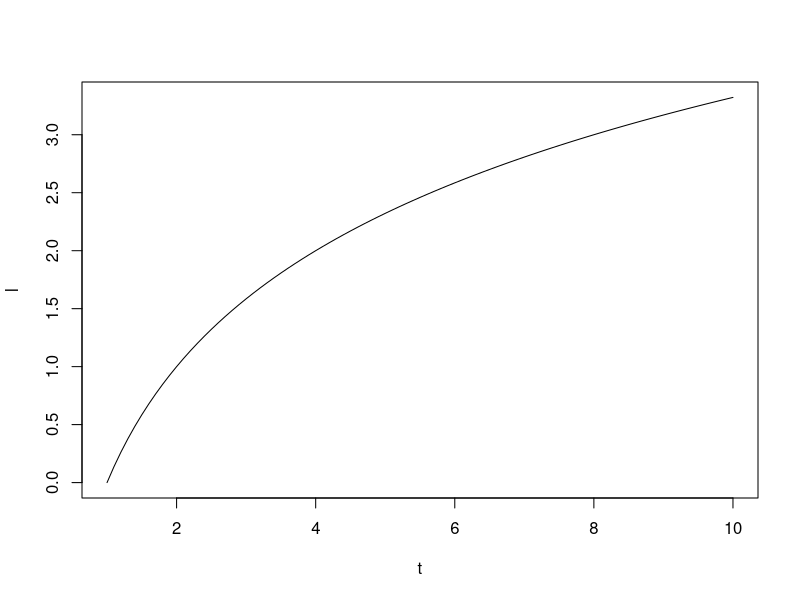
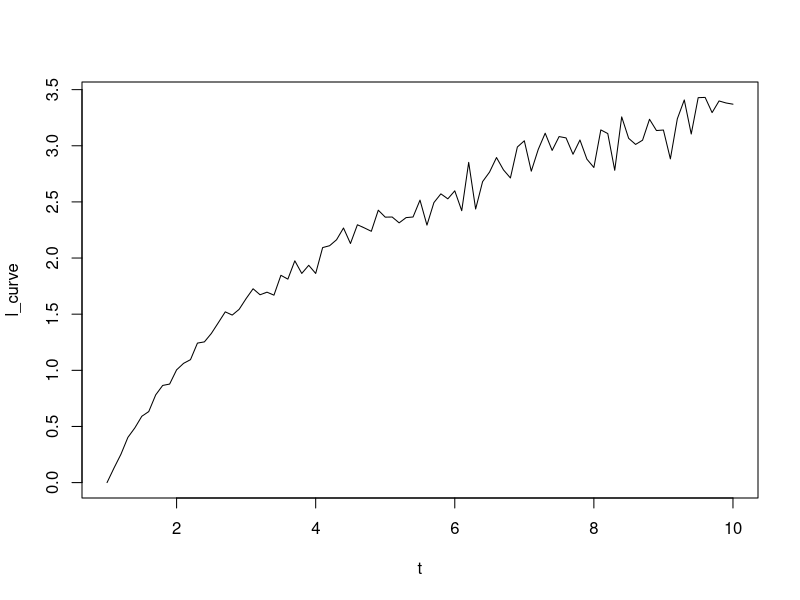

Write the R code that produced these figures, in order.
# соpздание кривой

# загрузка библиотек
library("ggplot2")  # графики

setwd("E:/GitHub/R/Curve") # рабочая директория

# создание базовой кривой
# t <- 1:1000
t <- seq(from = 1 , to = 10, by = 0.1 )
l <- log2(t)
plot(t,l,type = "l")

# введение помехи с нормальным распределением и дисперсией 1/25 от текущего значения
l_curve <-  rnorm(t, mean = l, sd = l/25)
plot(t,l_curve,type = "l")

# запись файла
d <- data.frame(t, l, l_curve)
write.csv(d, file = "data.csv")
